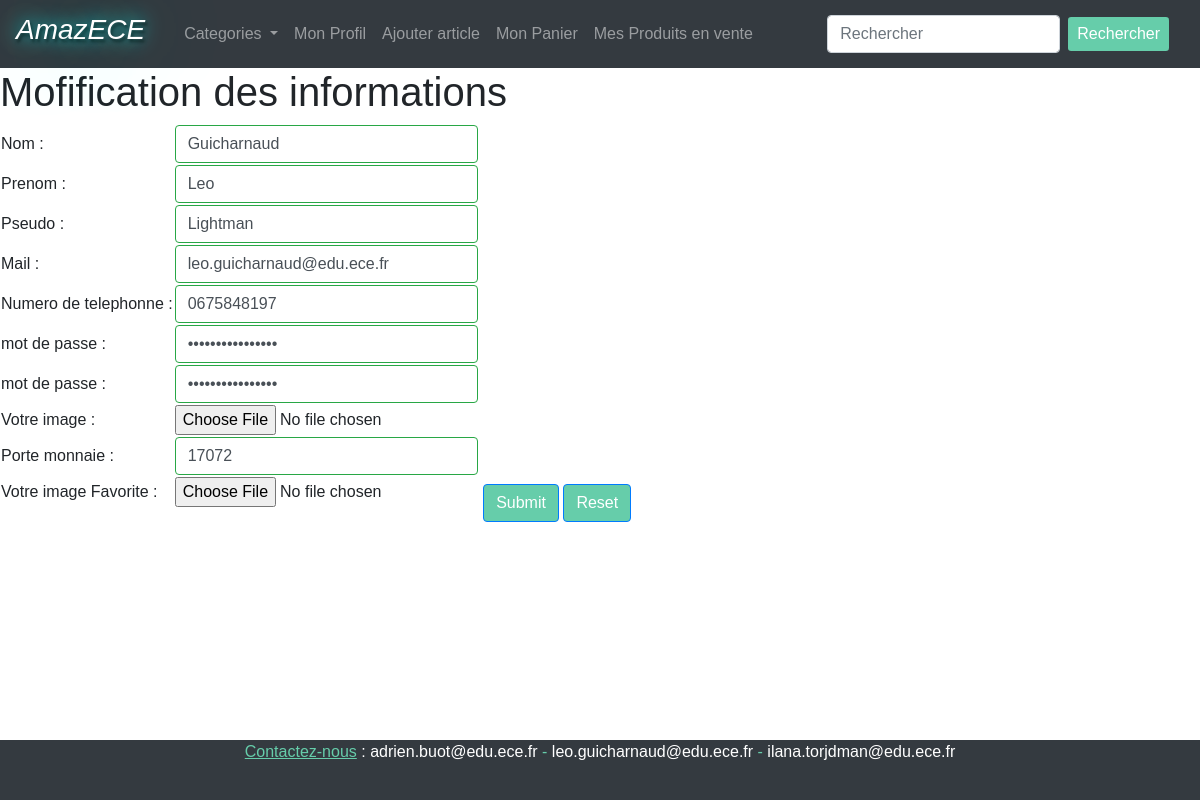
/front/modifierMesInfos.php (signed in), run on the app's committed database.
### tables this page shows
CREATE TABLE People(Id INT PRIMARY KEY NOT NULL AUTO_INCREMENT,Nom varchar(50) NOT NULL,Prenom varchar(50) NOT NULL,Pseudo varchar(50) NOT NULL,Mail varchar(50) NOT NULL,N_Telephonne varchar(10) NOT NULL,Mot_De_Passe varchar(50) NOT NULL,media int NOT NULL, FOREIGN KEY(media) REFERENCES media(Id));

CREATE TABLE Vendeur(Porte_Monnaie varchar(50) NOT NULL,people int NOT NULL, FOREIGN KEY(people) REFERENCES people(Id));

### sendRequest.php (called while the page is built, shortened)
<?php
	function sendRequest($sql){
		$database = "amazece";
		$db_handle = mysqli_connect('localhost','root','');
		$db_found = mysqli_select_db($db_handle,$database);
		if($db_found){
			$result = mysqli_query($db_handle, $sql);
			return $result;
		}
		else{
				echo "Database not found";
		}
	}
?>

### front/modifierMesInfos.php (the view, shortened to what this page needs)
<?php
	include("../sendRequest.php");
?>
<!DOCTYPE html>
<head>
	<link rel="stylesheet" href="https://stackpath.bootstrapcdn.com/bootstrap/4.1.3/css/bootstrap.min.css">
	<link rel="stylesheet" href="styles.css">
</head>
<body>
	<?php
		include("header.php");
	?>
	<h1> Mofification des informations </h1>
	<form action="../back/traitementUpdatePeople.php" enctype="multipart/form-data" method="post">
		<div id="formulaireUp" class="block">
			<table class="was-validated">
				<tr class="form-group">
					<td>Nom :</td>
	<?php
		$media = sendRequest('SELECT * FROM people WHERE id = '.$_SESSION['ID_people']);
		$data = mysqli_fetch_assoc($media);
	echo '<td><input type="text" name="nom" value='.$data['Nom'].' class="form-control" placeholder="Saisisez le nom"required>';
			echo'	</tr>';
				echo'<tr class="form-group">';
			echo'		<td>Prenom :</td>';
		echo'			<td><input type="text" name="prenom" value='.$data['Prenom'].'  class="form-control" placeholder="Saisisez le prenom"required></td>';
		echo'		</tr>';
		echo'		<tr class="form-group">';
		echo'			<td>Pseudo :</td>';
		echo'			<td><input type="text" name="pseudo" value='.$data['Pseudo'].'  class="form-control" placeholder="Saisisez le pseudo"required></td>';
		echo'		</tr>';
		echo'		<tr class="form-group">';
		echo'			<td>Mail :</td>';
		echo'			<td><input type="mail" name="mail" value='.$data['Mail'].' class="form-control" placeholder="Saisisez l'."'".'adresse mail"required></td>';
		echo'		</tr>';
		echo'		<tr class="form-group">';
				echo'	<td>Numero de telephonne :</td>';
				echo'	<td><input type="text" name="tel" value='.$data['N_Telephonne'].'  class="form-control" placeholder="Saisisez le numero de telephonne"required></td>';
			echo'	</tr>';
			echo'		<tr class="form-group">';
			echo'			<td>mot de passe :</td>';
			echo'			<td><input type="password" name="mdp1"  value='.$data['Mot_De_Passe'].'  id="mdp1" class="form-control" placeholder="Saisisez le mot de passe"required></td>';
			echo'		</tr>';
			echo'		<tr class="form-group">';
			echo'			<td>mot de passe :</td>';
			echo'			<td><input type="password" name="mdp2"  value='.$data['Mot_De_Passe'].' id="mdp2" class="form-control" placeholder="Saisisez à nouveau le mot de passe"required></td>';
			echo'		</tr>';
			echo'		<tr class="form-group">';
			echo'			<td>Votre image :</td>';
			echo'			<td><input type="file" name="photo" id="photo"  placeholder="votre image "></td>';
			echo'		</tr>';
		  if ($_SESSION['type_utilisateur'] == 2){
		$media = sendRequest('SELECT * FROM people,client WHERE people.id = '.$_SESSION['ID_people'].' AND people.id = client.people');
		$data = mysqli_fetch_assoc($media);
		echo'		<tr class="form-group">';
	echo'				<td>Pays :</td>';
	echo'				<td><input type="text" name="pays" required  value='.$data['Pays'].' class="form-control" placeholder="Saisisez le pays"></td>';
	echo'			</tr>';
	echo'			<tr class="form-group">';
	echo'				<td>Code Postal :</td>';
	echo'				<td><input type="number" name="code_postal" value='.$data['Code_Postal'].'  required class="form-control" placeholder="Saisisez le code postal"></td>';
	echo'			</tr>';
	echo'			<tr class="form-group">';
	echo'				<td>Ville :</td>';
	echo'				<td><input type="text" name="ville" required value='.$data['Ville'].'  class="form-control" placeholder="Saisisez la ville"></td>';
	echo'			</tr>';
	echo'			<tr class="form-group">';
	echo'				<td>Adresse L1 :</td>';
	echo'				<td><textarea type="text" name="adresse_l1" required   class="form-control" placeholder="ligne 1">'.$data['Adresse_L1'].'</textarea> </td>';
	echo'			</tr>';
	echo'			<tr class="form-group">';
	echo'				<td>Adresse L2 :</td>';
	echo'				<td><textarea type="text" name="adresse_l2" required  value='.$data['Adresse_L2'].' class="form-control" placeholder="ligne 2"></textarea> </td>';
	echo'			</tr>';
	echo'			<tr class="form-group">';
	echo'				<td>Type de carte :</td>';
	echo'				<td>';
	echo'					<SELECT name="type_carte" required class="form-control">';
	echo'					<OPTION VALUE="visa" selected="selected" >Visa </OPTION>';
	echo'					<OPTION VALUE="master">MasterCard</OPTION>';
	echo'					</SELECT>';
	echo'				</td>';
	echo'			</tr>';
	echo'			<tr class="form-group">';
	echo'				<td>Numéro de carte :</td>';
	echo'				<td><input type="text" name="Num_Carte"  value='.$data['Num_Carte'].' class="form-control" required placeholder="Saisisez le numero de la carte "></td>';
	echo'			</tr>';
	echo'			<tr class="form-group">';
	echo'				<td>nom sur la carte :</td>';
	echo'				<td><input type="text" name="Nom_Carte" value='.$data['Nom_Carte'].'  class="form-control" required placeholder="Saisisez le nom écris sur la carte "></td>';
	echo'			</tr>';
	echo'			<tr class="form-group">';
	echo'				<td>date d'."'".'expiration de la carte :</td>';
	echo'				<td><input type="date" name="Date_Expiration_Carte" value='.$data['Date_Expiration_Carte'].'  class="form-control" required placeholder="Saisisez la date d'."'".'expiration de la carte "></td>';
	echo'			</tr>';
	echo'			<tr class="form-group">';
	echo'				<td>code de carte :</td>';
	echo'				<td><input type="text" name="code_carte" class="form-control"  value='.$data['Code_Carte'].' required placeholder="Saisisez le code de la carte "></td>';
	echo'			</tr>';
	echo'			<tr class="form-group">';
	echo'				<td>Porte monnaie :</td>';
	echo'				<td><input type="text" name="banque" class="form-control"  value='.$data['Porte_Monnaie'].' required placeholder="Saisisez la quantité d'."'".'argent dans la banque "></td>';
	echo'			</tr>';
		  }
		  else if ($_SESSION['type_utilisateur'] == 1){
		  			$media = sendRequest('SELECT * FROM people,vendeur WHERE people.id = '.$_SESSION['ID_people'].' AND people.id = vendeur.people');
		$data = mysqli_fetch_assoc($media);
	echo'			<tr class="form-group">';
	echo'				<td>Porte monnaie :</td>';
	echo'				<td><input type="text" name="banque" class="form-control"  value='.$data['Porte_Monnaie'].' required placeholder="Saisisez la quantité d'."'".'argent dans la banque "></td>';
	echo'			</tr>';
			echo'		<tr class="form-group">';
			echo'			<td>Votre image Favorite :</td>';
			echo'			<td><input type="file" name="photo2" id="photo2"  placeholder="votre image Favorite "></td>';
			echo'		</tr>';
		  }
	?>
			</table>
		</div>
		<tr class="form-group">
			<td align="center"><input class="btn btn-primary" type="submit" name="Valider" onmouseover="validatePwd()"></td>
			<td align="center"><input class="btn btn-primary" type="reset" name="Réinitialiser"></td>
		</tr>
	</form>
	<?php
include("footer.php");
	?>
</body>
</html>

### front/styles.css (style rules this page uses)
h1 { font-style: bold; font:left; }
body, html { height:100vh; }
.btn { background-color:#66CDAA; color: white; width: auto; font-family:Verdana, Geneva, sans-serif; font-size: 1em; }
.block { border: 1px black; display: inline-block; }
p, h1,h2, h3, body { font-family:Verdana, Geneva, sans-serif; }

### data on the page
people: nom "Guicharnaud", prenom "Leo", pseudo "Lightman", mail "leo.guicharnaud@edu.ece.fr", tel "0675848197"
vendeur: banque "17072"
